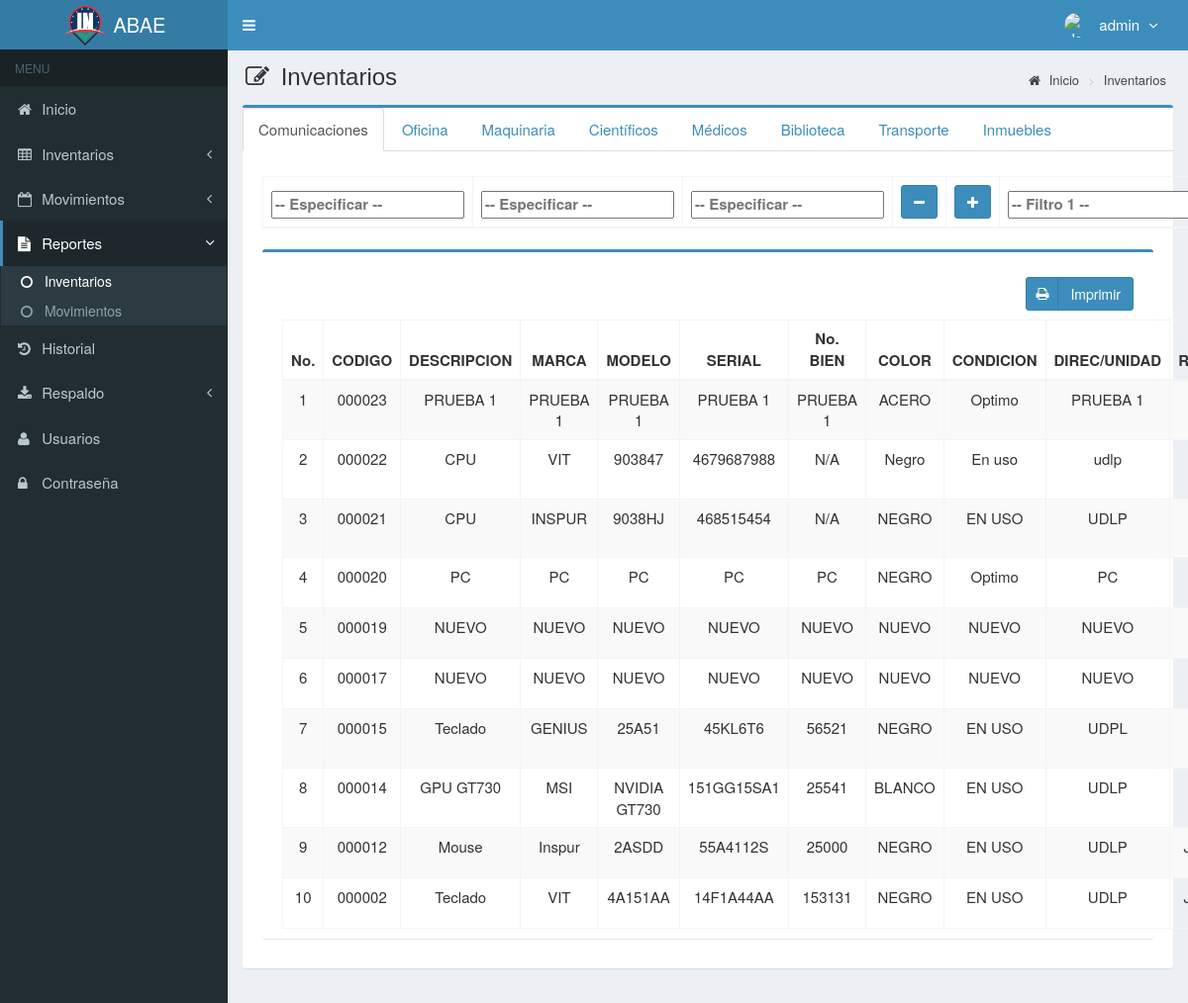
Screenshot of /main.php?module=stock_inventory (signed in) with the database file from the repository.
### tables this page shows
CREATE TABLE `usuarios` (
  `id_user` int(3) NOT NULL,
  `username` varchar(50) NOT NULL,
  `name_user` varchar(50) NOT NULL,
  `cedula_user` int(20) NOT NULL,
  `password` varchar(50) NOT NULL,
  `email` varchar(50) DEFAULT NULL,
  `telefono` varchar(13) DEFAULT NULL,
  `foto` varchar(100) DEFAULT NULL,
  `permisos_acceso` varchar(30) NOT NULL,
  `status` enum('activo','bloqueado') NOT NULL DEFAULT 'activo',
  `created_at` timestamp NOT NULL DEFAULT current_timestamp(),
  `updated_at` timestamp NOT NULL DEFAULT current_timestamp() ON UPDATE current_timestamp(),
  `sede` varchar(30) DEFAULT NULL
);

CREATE TABLE `inventario` (
  `categoria` varchar(300) NOT NULL,
  `codigo` varchar(10) NOT NULL,
  `serial` varchar(20) NOT NULL,
  `nombre` varchar(300) NOT NULL,
  `marca` varchar(300) NOT NULL,
  `modelo` varchar(300) NOT NULL,
  `cantidad` int(10) NOT NULL,
  `clasificacion` varchar(300) NOT NULL,
  `sede` varchar(300) NOT NULL,
  `pertenece` varchar(300) NOT NULL,
  `cedula` varchar(10) NOT NULL,
  `bienesN` varchar(20) NOT NULL,
  `color` varchar(10) NOT NULL,
  `descripcion` varchar(300) NOT NULL,
  `condicion` varchar(300) NOT NULL,
  `ubicacion` varchar(300) NOT NULL,
  `precio_compra` int(11) NOT NULL,
  `precio_venta` int(11) NOT NULL,
  `unidad` varchar(20) NOT NULL,
  `stock` int(11) NOT NULL,
  `estado` enum('chequeado','nochequeado') NOT NULL DEFAULT 'chequeado',
  `created_user` int(3) NOT NULL,
  `created_date` timestamp NOT NULL DEFAULT current_timestamp(),
  `updated_user` int(3) NOT NULL,
  `updated_date` timestamp NOT NULL DEFAULT current_timestamp(),
  `tipo` varchar(300) DEFAULT NULL,
  `responsable` varchar(300) DEFAULT NULL,
  `uso` varchar(20) DEFAULT NULL,
  `detalles` varchar(300) NOT NULL,
  `foto` varchar(100) DEFAULT NULL
);

### modules/stock_inventory/view2.php (the view, shortened to what this page needs)
<section class="content-header">
  <h1>
    <i class="fa fa-edit icon-title"></i> Inventarios
  </h1>
  <ol class="breadcrumb">
    <li><a href="?module=start"><i class="fa fa-home"></i> Inicio </a></li>
    <li><a href="?module=stock_inventory"> Inventarios </a></li>
  </ol>
</section>
<section class="content">
  <div class="row">
    <div class="col-md-12">
      <div class="box box-primary">
        <div role="tabpanel">
          <ul class="nav nav-tabs" role="tablist">
            <li role="presentation" class="active"><a href="#Comunicaciones" aria-controls="" data-toggle="tab" role="tab">Comunicaciones</a></li>
            <li role="presentation"><a href="#Oficina" aria-controls="" data-toggle="tab" role="tab">Oficina</a></li>
            <li role="presentation"><a href="#Maquinaria" aria-controls="" data-toggle="tab" role="tab">Maquinaria</a></li>
            <li role="presentation"><a href="#Cientificos" aria-controls="" data-toggle="tab" role="tab">Científicos</a></li>
            <li role="presentation"><a href="#Medicos" aria-controls="" data-toggle="tab" role="tab">Médicos</a></li>
            <li role="presentation"><a href="#biblioteca" aria-controls="" data-toggle="tab" role="tab">Biblioteca</a></li>
            <li role="presentation"><a href="#Transporte" aria-controls="" data-toggle="tab" role="tab">Transporte</a></li>
            <li role="presentation"><a href="#inmuebles" aria-controls="" data-toggle="tab" role="tab">Inmuebles</a></li>
          </ul>
          <div class="tab-content">
            <div role="tabpanel" class="tab-pane active" id="Comunicaciones">
              <form role="form" class="form-horizontal" action="modules/stock_inventory/print_filter.php" method="POST" target="_blank">
                <div class="box-body">
                  <form name="formulario" method="POST" action="modules/stock_inventory/print_filter.php" target="_blank">
                    <table id="dataTables1" class="table table-bordered table-striped table-hover">
                      <thead>
                        <tr>
                          <th class="center">
                            <input list="items_Comunicaciones" type="text" name="filtrado" id="f_comu" autocomplete="off" required="true" placeholder="-- Especificar --" onpaste="return false" onkeypress="return false" autocomplete="off">
                          </th>
                          <th class="center"><input list="items_Comunicaciones" type="text" name="filtrado2" id="f_comu2" placeholder="-- Especificar --" onpaste="return false" onkeypress="return false" autocomplete="off">
                          <th class="center"><input list="items_Comunicaciones" type="text" name="filtrado3" id="f_comu3" placeholder="-- Especificar --" onpaste="return false" onkeypress="return false" autocomplete="off">
                          <th class="center"> <a data-toggle="tooltip" class="btn btn-primary btn-mb" id="cbtn_o">
                          <i style="color:#fff" class="fa fa-minus"></i>
                          </th>
                          <th class="center"> <a data-toggle="tooltip" class="btn btn-primary btn-mb" id="cbtn_v">
                            <i style="color:#fff" class="fa fa-plus"></i>
                          </th>
                          <th class="center"><input class="chosen-select" class="col-mb-2 form-control" class="col-mb-2 form-control" type="text" name="filtro" id="filtro" value="" placeholder="-- Filtro 1 --"></th>
                          </th>
                        </tr>
                      </thead>
                    </table>
                  </form>
                  <div class="row">
                    <div class="col-md-12">
                      <div class="box box-primary">
                        <div class="box-body" id="contenido">
                          <section>
                            <a class="btn btn-primary btn-social pull-right" href="modules/stock_inventory/print.php" target="_blank">
                              <i class="fa fa-print"></i> Imprimir
                            </a>
                          </section>
                          <table id="dataTables2" class="table table-bordered table-striped table-hover">
                            <thead>
                              <tr>
                                <th class="center">No.</th>
                                <th class="center">CODIGO</th>
                                <th class="center">DESCRIPCION</th>
                                <th class="center">MARCA</th>
                                <th class="center">MODELO</th>
                                <th class="center">SERIAL</th>
                                <th class="center">No. BIEN</th>
                                <th class="center">COLOR</th>
                                <th class="center">CONDICION</th>
                                <th class="center">DIREC/UNIDAD</th>
                                <th class="center">RESPONSABLE</th>
                              </tr>
                            </thead>
                            <tbody>
                            <?php
                            $no = 1;
                              $query = mysqli_query($mysqli, "SELECT * FROM inventario WHERE categoria='Comunicaciones' ORDER BY codigo DESC ")
                                or die('error: ' . mysqli_error($mysqli));
                              while ($data = mysqli_fetch_assoc($query)) {
                                echo "<tr>
                                  <td width='50'  class='center'>$no</td>
                                  <td width='50'  class='center'>$data[codigo]</td>
                                  <td width='100' class='center'>$data[descripcion]</td>
                                  <td width='100' class='center'>$data[marca]</td>
                                  <td width='100' class='center'>$data[modelo]</td>
                                  <td width='100' class='center'>$data[serial]</td>
                                  <td width='100' class='center'>$data[bienesN]</td>
                                  <td width='100' class='center'>$data[color]</td>
                                  <td width='100' class='center'>$data[condicion]</td>
                                  <td width='100' class='center'>$data[unidad]</td>
                                  <td width='100' class='center'>$data[responsable]</td>
                                  <td width='100' class='center'>$data[cedula]</td>
                                  <td width='100' class='center'>$data[ubicacion]</td>
                                  <td width='100' class='center'>$data[sede]</td>
                                  <td width='100' class='center'>$data[pertenece]</td>
                                  <td width='80'  class='center'>
                                <div>
                    <a class='btn btn-primary btn-social pull-right' id='qr' data-toggle='modal' data-target='#exampleModal'>
                          <i id='$data[serial]' style='color:#000' class='fa fa-qrcode fa-2x'></i> QR
                    </a>";
                            $no++;
                            }
                            ?>
                            </tbody>
                          </table>
                        </div>
                      </div>
                    </div>
                  </div>
                </div>
              </form>
            </div>
        </div>
      </div>
    </div>
  </div>
</section>

### top-menu.php (shortened to what this page needs)
<?php
require_once "config/database.php";
$query = mysqli_query($mysqli, "SELECT id_user, name_user, foto, permisos_acceso FROM usuarios WHERE id_user='$_SESSION[id_user]'")
                                or die('error: '.mysqli_error($mysqli));
$data = mysqli_fetch_assoc($query);
?>
<li class="dropdown user user-menu">
  <a href="#" class="dropdown-toggle" data-toggle="dropdown">
  <?php
  if ($data['foto']=="") { ?>
    <img src="images/user/user-default.png" class="user-image" alt="User Image"/>
  <?php
  }
  else { ?>
    <img src="images/user/<?php echo $data['foto']; ?>" class="user-image" alt="User Image"/>
  <?php
  }
  ?>
    <span class="hidden-xs"><?php echo $data['name_user']; ?> <i style="margin-left:5px" class="fa fa-angle-down"></i></span>
  </a>
</li>

### assets/css/style.css (style rules this page uses)
.btn-social *:first-child { border-right: 1px solid rgba(0, 0, 0, 0.1); bottom: 0; font-size: 1em !important; left: 0; line-height: 32px !important; position: absolute; text-align: center; top: 0; width: 32px !important; }
.content-header { padding: 15px 18px 0; position: relative; }
.content-header > .breadcrumb { background: transparent none repeat scroll 0 0; border-radius: 2px; float: right; font-size: 13px; margin-bottom: 0; margin-top: 0; padding: 7px 12px; position: absolute; right: 10px; top: 15px; }
.center { text-align:center; }
.icon-title { margin-right: 5px; }
body { background-color: #fff; color: #333; font-size: 15px; line-height: 1.42857; }

### rows the page displays
usuarios: name_user "admin"
inventario: codigo "000023", descripcion "PRUEBA 1", marca "PRUEBA 1", modelo "PRUEBA 1", serial "PRUEBA 1", bienesN "PRUEBA 1", color "ACERO", condicion "Optimo", unidad "PRUEBA 1"
inventario: codigo "000022", descripcion "CPU", marca "VIT", modelo "903847", serial "4679687988", bienesN "N/A", color "Negro", condicion "En uso", unidad "udlp"
inventario: codigo "000021", descripcion "CPU", marca "INSPUR", modelo "9038HJ", serial "468515454", bienesN "N/A", color "NEGRO", condicion "EN USO", unidad "UDLP"
inventario: codigo "000020", descripcion "PC", marca "PC", modelo "PC", serial "PC", bienesN "PC", color "NEGRO", condicion "Optimo", unidad "PC"
inventario: codigo "000019", descripcion "NUEVO", marca "NUEVO", modelo "NUEVO", serial "NUEVO", bienesN "NUEVO", color "NUEVO", condicion "NUEVO", unidad "NUEVO"
inventario: codigo "000017", descripcion "NUEVO", marca "NUEVO", modelo "NUEVO", serial "NUEVO", bienesN "NUEVO", color "NUEVO", condicion "NUEVO", unidad "NUEVO"
inventario: codigo "000015", descripcion "Teclado", marca "GENIUS", modelo "25A51", serial "45KL6T6", bienesN "56521", color "NEGRO", condicion "EN USO", unidad "UDPL"
inventario: codigo "000014", descripcion "GPU GT730", marca "MSI", modelo "NVIDIA GT730", serial "151GG15SA1", bienesN "25541", color "BLANCO", condicion "EN USO", unidad "UDLP"
inventario: codigo "000012", descripcion "Mouse", marca "Inspur", modelo "2ASDD", serial "55A4112S", bienesN "25000", color "NEGRO", condicion "EN USO", unidad "UDLP"
inventario: codigo "000002", descripcion "Teclado", marca "VIT", modelo "4A151AA", serial "14F1A44AA", bienesN "153131", color "NEGRO", condicion "EN USO", unidad "UDLP"
